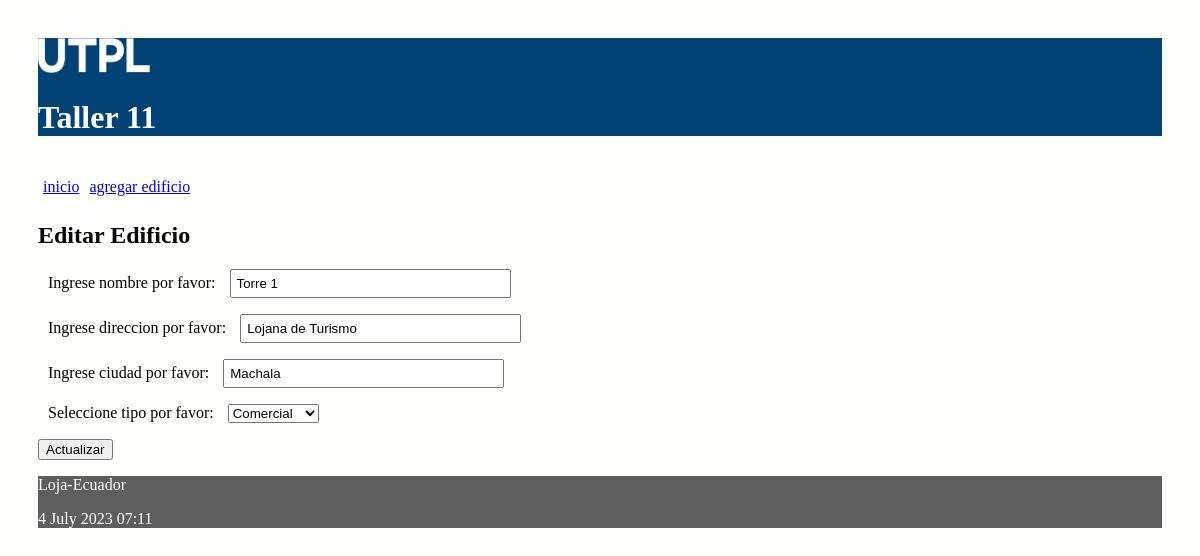
The page /editarEdificio/3 on the database its author committed.
### condominios/models.py (models this page shows, shortened)
class Edificio(models.Model):
    tipoE = (
        ('residencial', 'Residencial'),
        ('comercial', 'Comercial'),
        )
    nombre = models.CharField(max_length=30)
    direccion = models.CharField(max_length=30)
    ciudad = models.CharField(max_length=30)
    tipo = models.CharField(max_length=30, \
                            choices=tipoE)

### condominios/views.py (the view)
# urls.py: path('editarEdificio/<int:id>', views.editarEdificio,
def editarEdificio(request, id):
    edificio = Edificio.objects.get(pk=id)
    if request.method=='POST':
        formulario = EdificioForm(request.POST, instance=edificio)
        print(formulario.errors)
        if formulario.is_valid():
            formulario.save()
            return redirect(index)
    else:
        formulario = EdificioForm(instance=edificio)
    diccionario = {'formulario': formulario}
    return render(request, 'editarEdificio.html', diccionario)

### condominios/forms.py (shortened to what this page needs)
class EdificioForm(ModelForm):
    class Meta:
        model = Edificio
        fields = ['nombre', 'direccion', 'ciudad', 'tipo']
        labels = {
            'nombre': _('Ingrese nombre por favor'),
            'direccion': _('Ingrese direccion por favor'),
            'ciudad': _('Ingrese ciudad por favor'),
            'tipo': _('Seleccione tipo por favor'),
        }

### condominios/templates/editarEdificio.html (shortened to what this page needs)
{% extends "master.html" %}
{% block content %}
<h2>Editar Edificio</h3>
<form action="" method="post">
  {{formulario.as_p}}
  <p><input type='submit' value='Actualizar'/></p>
</form>
{% endblock %}

### condominios/static/css/estilos.css (style rules this page uses)
body { background: #FEFEFD; padding: 30px; }
input[type=text], input[type=number] { width: 25%; padding: 5px 5px; box-sizing: border-box; }
label { padding: 12px 10px; }

### rows shown on the page
Edificio: nombre "Torre 1", direccion "Lojana de Turismo", ciudad "Machala", tipo "Comercial"
